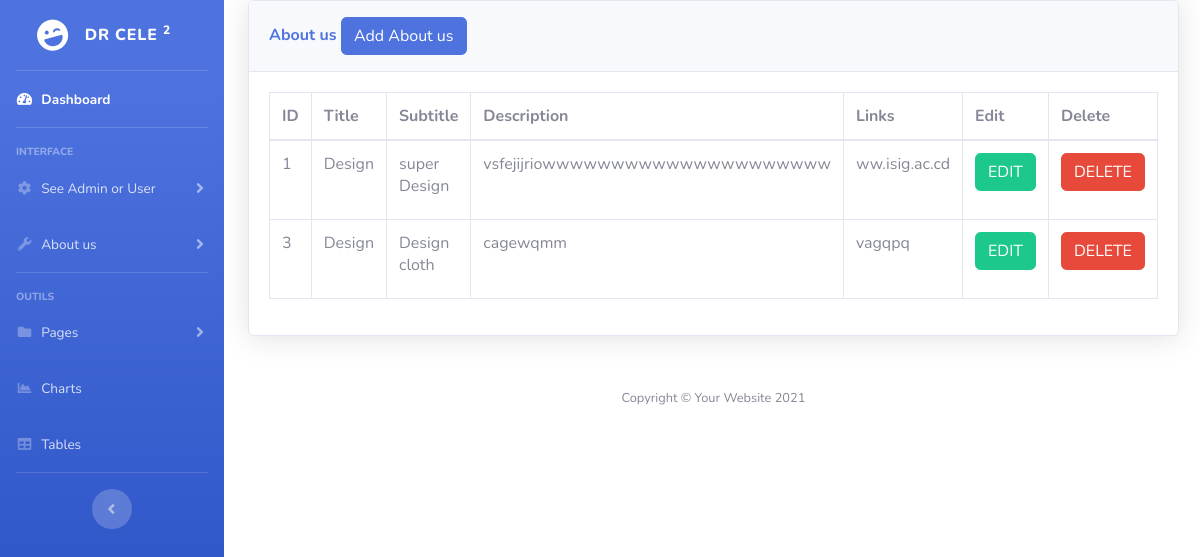
The page /Admin/abouts.php (signed in) on the database its author committed.
### tables this page shows
CREATE TABLE `abouts` (
  `id` int(11) NOT NULL,
  `title` varchar(200) NOT NULL,
  `subtitle` varchar(200) NOT NULL,
  `description` text NOT NULL,
  `links` varchar(50) NOT NULL,
  `creat_id` timestamp NOT NULL DEFAULT current_timestamp()
);

### Admin/abouts.php (the view, shortened to what this page needs)
<?php
include('includes/header.php');
include('includes/navbar.php');
?>
<div class="container-fluid">
<div class="card shadow mb-4">
    <div class="card-header py-3">
        <h6 class="m-0 font-weight-bold text-primary"> About us
            <button type="button" class="btn btn-primary" data-toggle="modal" data-target="#addadminprofile">
                Add About us
            </button>
        </h6>
    </div>
  <div class="card-body">
       <div class="table-responsive">
       <?php
        $connection = mysqli_connect("localhost", "root", "", "blogphp");
        $query = "SELECT * FROM abouts";
        $query_run = mysqli_query($connection, $query);
       ?>
        <table class="table table-bordered" id="datatable" width="100%" cellspacing="0">
            <thead>
                <tr>
                    <th>ID</th>
                    <th>Title</th>
                    <th>Subtitle</th>
                    <th>Description</th>
                    <th>Links</th>
                    <th>Edit</th>
                    <th>Delete</th>
                </tr>
            </thead>
            <tbody>
              <?php
                if(mysqli_num_rows($query_run) > 0)
                {
                  while($row = mysqli_fetch_assoc($query_run))
                  {
                    ?>
                  <tr>
                      <td><?php echo $row['id']; ?></td>
                      <td><?php echo $row['title']; ?></td>
                      <td><?php echo $row['subtitle']; ?></td>
                      <td><?php echo $row['description']; ?></td>
                      <td><?php echo $row['links']; ?></td>
                      <td>
                        <form action="abouts_edit.php" method="post">
                          <button type="submit" name="edit_abouts_btn" class="btn btn-success"> EDIT</button>
                        </form>
                      </td>
                      <td>
                        <form action="code.php" method="post">
                          <button type="submit" name="delete_abouts_btn" class="btn btn-danger"> DELETE</button>
                        </form>
                      </td>
                  </tr>
                <?php
                  }
                }
               else{
                    echo "No Record found";
                }
                ?>
            </tbody>
        </table>
       </div>
    </div>
  </div>
<?php
include('includes/footer.php');
?>

### rows shown on the page
abouts: id "1", title "Design", subtitle "super Design", description "vsfejijriowwwwwwwwwwwwwwwwwwwww", links "ww.isig.ac.cd"
abouts: id "3", title "Design", subtitle "Design cloth", description "cagewqmm", links "vagqpq"
